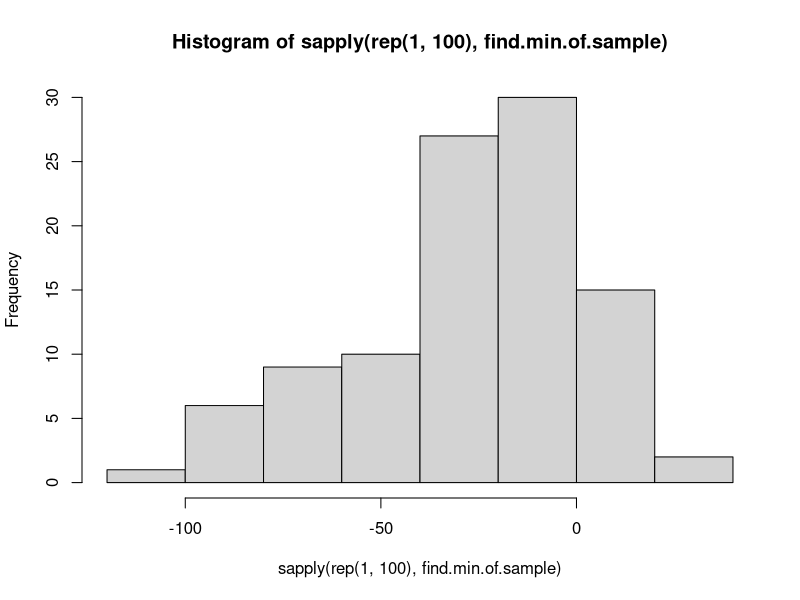
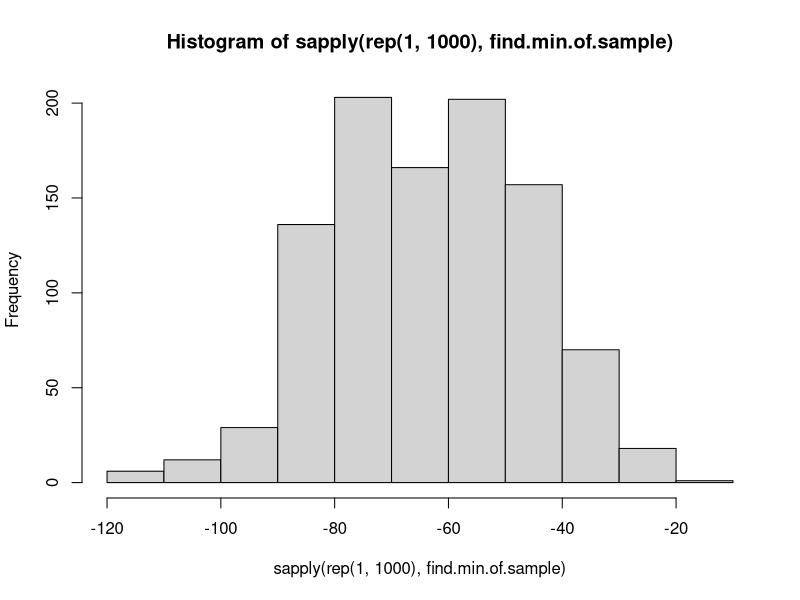

Generate these figures, in order, with R: (Note: this script raises an error after producing the figures.)
#Ordering
order(mtcars$mpg)
mtcars[order(mtcars$mpg),]
mtcars[order(mtcars$mpg, mtcars$disp),]
mtcars[sort.list(mtcars$mpg),]
#Can only sort by one variable with sort, but by multiple with order
tmp<-mtcars
tmp

#Finding a subset:
mtcars$mpg < 15
tmp$mpg[tmp$mpg < 15]
tmp$mpg[tmp$mpg <15] <- NA
tmp

tmp$gear==3
tmp$gear[tmp$gear==3] <- NA
tmp

complete.cases(tmp)
#Returns false for any row that has NA's in it.
tmp[complete.cases(tmp),]
#Just created a subset of complete cases.

#Confidence Intervals
#CI is 1.96 X Standard Error

#Compute standard error, standard deviation divided by square root of n
sd(mtcars$mpg)
sd(mtcars$mpg) / sqrt(length(mtcars$mpg))
mean(mtcars$mpg)

#Multiply standard error by 1.96
1.96 * sd(mtcars$mpg) / sqrt(length(mtcars$mpg))

#Get the other end of that confidence interval by making a vector
#with the opposite sign
mean(mtcars$mpg) + (1.96 * sd(mtcars$mpg) / sqrt(length(mtcars$mpg))) * c(-1, 1)
(1.96 * sd(mtcars$mpg) / sqrt(length(mtcars$mpg))) * c(-1, 1)
#Gives you the two numbers on either side of the confidence interval
#95% confidence that the true value is between 18 and 22

#Function to do the same thing:
t.test(mtcars$mpg)
#Slightly different numbers because it's not assuming
#a normal distribution but a t distribution, which we'll read about
#More conservative confidence intervals for small n's

#Can change the confidence level with an additional argument
t.test(mtcars$mpg, conf.level = 0.99)

#Seen that the book has been doing a ton of simulations

#generate random data:
rnorm(mean=0, sd=1, n=10)

#What Mako did for our class data
x.population <- rnorm(n=10000, mean=42, sd=41)

sample(sample(x.population, 10))
min(sample(sample(x.population, 10)))

#Can write a function to do this, and then repeat over and over though

find.min.of.sample <- function(i) {
  my.sample <- sample(x.population, 10)
  min(my.sample)
  }
sapply(rep(1, 100), find.min.of.sample)
#I don't understand why you need sapply

hist(sapply(rep(1, 100), find.min.of.sample))

#See how it changes with larger samples:
find.min.of.sample <- function(i) {
  my.sample <- sample(x.population, 100)
  min(my.sample)
}
hist(sapply(rep(1, 1000), find.min.of.sample))

#Others like rnorm, rbinom, etc.
#runif() if you want a uniform distribution, i.e. equal likelihood 
#for all values across the distribution:

x.population <- runif(n=10000, mean=-10, max=10)

find.min.of.sample <- function(i) {
  my.sample <- sample(x.population, 10)
  min(my.sample)
}
hist(sapply(rep(1, 100), find.min.of.sample))
